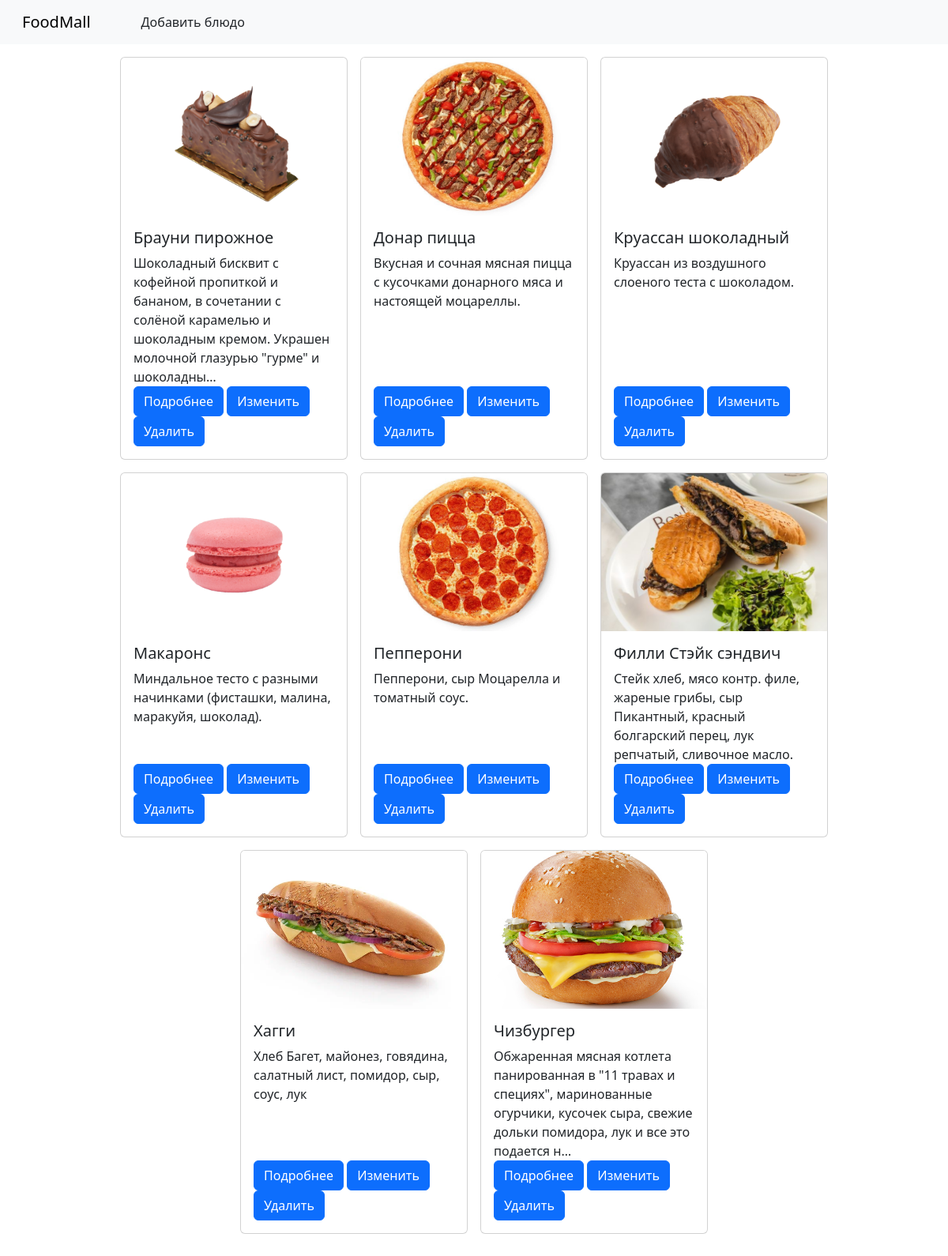
The page / on the database its author committed.
### restaurant_app/models.py (models this page shows, shortened)
class Dish(models.Model):
    name = models.CharField(max_length=255, verbose_name='Название блюда')
    slug = models.SlugField(max_length=255, unique=True, db_index=True, verbose_name='URL')
    photo = models.ImageField(upload_to="photos/%Y/%m/%d/", default='defaults/default-images.jpg', verbose_name='Картинка')
    description = models.TextField(blank=True, verbose_name='Описание')
    price = models.PositiveIntegerField(verbose_name='Цена')
    category = models.ForeignKey('Category', on_delete=models.PROTECT, verbose_name='Категория')
    def get_absolute_url(self):
        return reverse("dish", kwargs={"dish_slug": self.slug})
    def update_url(self):
        return reverse("update_dish", kwargs={"dish_slug": self.slug})
    def delete_url(self):
        return reverse("delete_dish", kwargs={"dish_slug": self.slug})
    class Meta:
        verbose_name = 'Блюдо'
        verbose_name_plural = 'Блюда'
        ordering = ['name']

### restaurant_app/views.py (the view)
# urls.py: path('', DishesView.as_view(), name='dishes'),
class DishesView(ListView):
    model = Dish
    template_name = 'restaurant_app/dishes.html'
    context_object_name = 'dishes'

### restaurant_app/templates/restaurant_app/dishes.html
{% extends 'restaurant_app/base.html' %}
{% load static %}
{% block content %}
  <div class="container">
    <div class="d-flex gap-3 flex-wrap justify-content-center">
      {% for dish in dishes %}
        <div class="card" style="width: 18rem;">
          <img height="200"
               src="{{ dish.photo.url }}"
               class="card-img-top object-fit-cover img-card"
               alt="...">
          <div class="card-body d-flex flex-column justify-content-between">
            <div>
              <h5 class="card-title">
                {{ dish.name }}
              </h5>
              <p class="card-text">
                {{ dish.description|truncatechars:150 }}
              </p>
            </div>
            <div>
              <a href="{{ dish.get_absolute_url }}" class="btn btn-primary">Подробнее</a>
              <a href="{{ dish.update_url }}" class="btn btn-primary">Изменить</a>
              <a href="{{ dish.delete_url }}" class="btn btn-primary">Удалить</a>
            </div>
          </div>
        </div>
      {% endfor %}
    </div>
  </div>
{% endblock content %}

### restaurant_app/templates/restaurant_app/base.html (shortened to what this page needs)
{% load static %}
<!DOCTYPE html>
<html lang="en">
  <head>
    <link href="https://cdn.jsdelivr.net/npm/bootstrap@5.3.1/dist/css/bootstrap.min.css"
          rel="stylesheet"
>
    <link rel="stylesheet" href="{% static 'restaurant_app/css/styles.css' %}">
  </head>
  <body class="pb-5">
    {% block nav %}
      <nav class="navbar navbar-expand-lg bg-body-tertiary sticky-top mb-3">
        <div class="container-fluid">
          <a class="navbar-brand ms-3" href="{% url 'dishes' %}">FoodMall</a>
          <div class="collapse navbar-collapse ms-5" id="navbarSupportedContent">
            <a class="nav-link active"
               aria-current="page"
               href="{% url 'add_dish' %}">Добавить блюдо</a>
        </div>
      </div>
    </nav>
  {% endblock nav %}
  {% block content %}
  {% endblock content %}
</body>
</html>

### rows shown on the page
Dish: photo (picture), name "Брауни пирожное", description "Шоколадный бисквит с кофейной пропиткой и бананом, в сочетании с солёной карамелью и шоколадным кремом. Украшен молочной глазурью \"гурме\" и шоколадны…"
Dish: photo (picture), name "Донар пицца", description "Вкусная и сочная мясная пицца с кусочками донарного мяса и настоящей моцареллы."
Dish: photo (picture), name "Круассан шоколадный", description "Круассан из воздушного слоеного теста с шоколадом."
Dish: photo (picture), name "Макаронс", description "Миндальное тесто с разными начинками (фисташки, малина, маракуйя, шоколад)."
Dish: photo (picture), name "Пепперони", description "Пепперони, сыр Моцарелла и томатный соус."
Dish: photo (picture), name "Филли Стэйк сэндвич", description "Стейк хлеб, мясо контр. филе, жареные грибы, сыр Пикантный, красный болгарский перец, лук репчатый, сливочное масло."
Dish: photo (picture), name "Хагги", description "Хлеб Багет, майонез, говядина, салатный лист, помидор, сыр, соус, лук"
Dish: photo (picture), name "Чизбургер", description "Обжаренная мясная котлета панированная в \"11 травах и специях\", маринованные огурчики, кусочек сыра, свежие дольки помидора, лук и все это подается н…"
